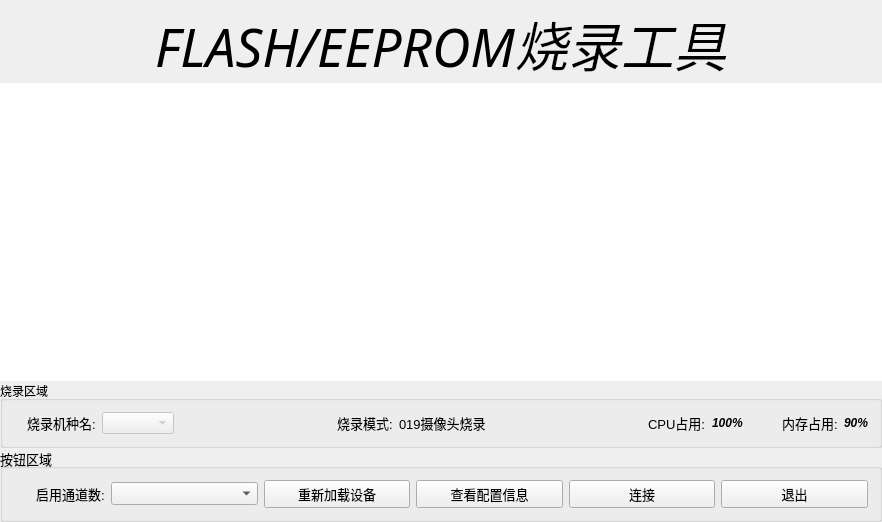
<?xml version="1.0" encoding="UTF-8"?>
<ui version="4.0">
 <class>MainDlg</class>
 <widget class="QWidget" name="MainDlg">
  <property name="geometry">
   <rect>
    <x>0</x>
    <y>0</y>
    <width>882</width>
    <height>522</height>
   </rect>
  </property>
  <property name="windowTitle">
   <string>Flash烧录工具</string>
  </property>
  <property name="styleSheet">
   <string notr="true"/>
  </property>
  <layout class="QVBoxLayout" name="verticalLayout">
   <property name="spacing">
    <number>0</number>
   </property>
   <property name="leftMargin">
    <number>0</number>
   </property>
   <property name="topMargin">
    <number>5</number>
   </property>
   <property name="rightMargin">
    <number>0</number>
   </property>
   <property name="bottomMargin">
    <number>0</number>
   </property>
   <item>
    <widget class="QLabel" name="title">
     <property name="font">
      <font>
       <family>楷体</family>
       <pointsize>40</pointsize>
       <italic>true</italic>
      </font>
     </property>
     <property name="styleSheet">
      <string notr="true">background-image: url(:/Images/Resources/Images/yishu_shuma.jpg);</string>
     </property>
     <property name="frameShape">
      <enum>QFrame::NoFrame</enum>
     </property>
     <property name="lineWidth">
      <number>2</number>
     </property>
     <property name="midLineWidth">
      <number>2</number>
     </property>
     <property name="text">
      <string>FLASH/EEPROM烧录工具</string>
     </property>
     <property name="alignment">
      <set>Qt::AlignCenter</set>
     </property>
    </widget>
   </item>
   <item>
    <widget class="QScrollArea" name="scrollArea">
     <property name="styleSheet">
      <string notr="true">background-color: rgb(255, 255, 255);</string>
     </property>
     <property name="frameShape">
      <enum>QFrame::NoFrame</enum>
     </property>
     <property name="frameShadow">
      <enum>QFrame::Plain</enum>
     </property>
     <property name="widgetResizable">
      <bool>true</bool>
     </property>
     <widget class="QWidget" name="scrollAreaWidgetContents">
      <property name="geometry">
       <rect>
        <x>0</x>
        <y>0</y>
        <width>882</width>
        <height>355</height>
       </rect>
      </property>
      <property name="styleSheet">
       <string notr="true"/>
      </property>
     </widget>
    </widget>
   </item>
   <item>
    <widget class="QGroupBox" name="groupBox_2">
     <property name="title">
      <string>烧录区域</string>
     </property>
     <layout class="QHBoxLayout" name="horizontalLayout_2">
      <item>
       <widget class="QLabel" name="label_9">
        <property name="text">
         <string/>
        </property>
        <property name="pixmap">
         <pixmap resource="FlashTool.qrc">:/Images/Resources/Images/chrome.ico</pixmap>
        </property>
       </widget>
      </item>
      <item>
       <widget class="QLabel" name="label_3">
        <property name="font">
         <font>
          <pointsize>10</pointsize>
          <weight>50</weight>
          <italic>false</italic>
          <bold>false</bold>
         </font>
        </property>
        <property name="text">
         <string>烧录机种名:</string>
        </property>
       </widget>
      </item>
      <item>
       <widget class="QComboBox" name="enableName">
        <property name="enabled">
         <bool>false</bool>
        </property>
       </widget>
      </item>
      <item>
       <spacer name="horizontalSpacer_2">
        <property name="orientation">
         <enum>Qt::Horizontal</enum>
        </property>
        <property name="sizeHint" stdset="0">
         <size>
          <width>40</width>
          <height>20</height>
         </size>
        </property>
       </spacer>
      </item>
      <item>
       <widget class="QLabel" name="label">
        <property name="text">
         <string/>
        </property>
        <property name="pixmap">
         <pixmap resource="FlashTool.qrc">:/Images/Resources/Images/type.ico</pixmap>
        </property>
       </widget>
      </item>
      <item>
       <widget class="QLabel" name="label_5">
        <property name="font">
         <font>
          <pointsize>10</pointsize>
          <weight>50</weight>
          <bold>false</bold>
         </font>
        </property>
        <property name="text">
         <string>烧录模式:</string>
        </property>
       </widget>
      </item>
      <item>
       <widget class="QLabel" name="burnMode">
        <property name="font">
         <font>
          <pointsize>10</pointsize>
         </font>
        </property>
        <property name="text">
         <string>019摄像头烧录</string>
        </property>
       </widget>
      </item>
      <item>
       <spacer name="horizontalSpacer">
        <property name="orientation">
         <enum>Qt::Horizontal</enum>
        </property>
        <property name="sizeHint" stdset="0">
         <size>
          <width>40</width>
          <height>20</height>
         </size>
        </property>
       </spacer>
      </item>
      <item>
       <widget class="QLabel" name="label_6">
        <property name="text">
         <string/>
        </property>
        <property name="pixmap">
         <pixmap resource="FlashTool.qrc">:/Images/Resources/Images/activity.ico</pixmap>
        </property>
       </widget>
      </item>
      <item>
       <widget class="QLabel" name="label_4">
        <property name="font">
         <font>
          <pointsize>10</pointsize>
         </font>
        </property>
        <property name="text">
         <string>CPU占用:</string>
        </property>
       </widget>
      </item>
      <item>
       <widget class="QLabel" name="cpuUsageRate">
        <property name="font">
         <font>
          <weight>75</weight>
          <italic>true</italic>
          <bold>true</bold>
         </font>
        </property>
        <property name="text">
         <string>100%</string>
        </property>
       </widget>
      </item>
      <item>
       <spacer name="horizontalSpacer_3">
        <property name="orientation">
         <enum>Qt::Horizontal</enum>
        </property>
        <property name="sizeType">
         <enum>QSizePolicy::Fixed</enum>
        </property>
        <property name="sizeHint" stdset="0">
         <size>
          <width>20</width>
          <height>20</height>
         </size>
        </property>
       </spacer>
      </item>
      <item>
       <widget class="QLabel" name="label_8">
        <property name="text">
         <string/>
        </property>
        <property name="pixmap">
         <pixmap resource="FlashTool.qrc">:/Images/Resources/Images/dash.ico</pixmap>
        </property>
       </widget>
      </item>
      <item>
       <widget class="QLabel" name="label_7">
        <property name="font">
         <font>
          <pointsize>10</pointsize>
         </font>
        </property>
        <property name="text">
         <string>内存占用:</string>
        </property>
       </widget>
      </item>
      <item>
       <widget class="QLabel" name="memUsageRate">
        <property name="font">
         <font>
          <weight>75</weight>
          <italic>true</italic>
          <bold>true</bold>
         </font>
        </property>
        <property name="text">
         <string>90%</string>
        </property>
       </widget>
      </item>
     </layout>
    </widget>
   </item>
   <item>
    <widget class="QGroupBox" name="groupBox">
     <property name="font">
      <font>
       <pointsize>10</pointsize>
      </font>
     </property>
     <property name="title">
      <string>按钮区域</string>
     </property>
     <layout class="QHBoxLayout" name="horizontalLayout">
      <item>
       <widget class="QLabel" name="label_10">
        <property name="sizePolicy">
         <sizepolicy hsizetype="Preferred" vsizetype="Preferred">
          <horstretch>0</horstretch>
          <verstretch>0</verstretch>
         </sizepolicy>
        </property>
        <property name="maximumSize">
         <size>
          <width>16</width>
          <height>16777215</height>
         </size>
        </property>
        <property name="text">
         <string/>
        </property>
        <property name="pixmap">
         <pixmap resource="FlashTool.qrc">:/Images/Resources/Images/chrome.ico</pixmap>
        </property>
       </widget>
      </item>
      <item>
       <widget class="QLabel" name="label_2">
        <property name="sizePolicy">
         <sizepolicy hsizetype="Fixed" vsizetype="Preferred">
          <horstretch>0</horstretch>
          <verstretch>0</verstretch>
         </sizepolicy>
        </property>
        <property name="font">
         <font>
          <pointsize>10</pointsize>
          <weight>50</weight>
          <bold>false</bold>
         </font>
        </property>
        <property name="text">
         <string>启用通道数:</string>
        </property>
       </widget>
      </item>
      <item>
       <widget class="QComboBox" name="enableChannel"/>
      </item>
      <item>
       <widget class="QPushButton" name="reload">
        <property name="font">
         <font>
          <pointsize>10</pointsize>
          <weight>50</weight>
          <bold>false</bold>
         </font>
        </property>
        <property name="styleSheet">
         <string notr="true"/>
        </property>
        <property name="text">
         <string>重新加载设备</string>
        </property>
        <property name="icon">
         <iconset resource="FlashTool.qrc">
          <normaloff>:/Images/Resources/Images/reload.png</normaloff>:/Images/Resources/Images/reload.png</iconset>
        </property>
       </widget>
      </item>
      <item>
       <widget class="QPushButton" name="setting">
        <property name="font">
         <font>
          <pointsize>10</pointsize>
          <weight>50</weight>
          <bold>false</bold>
         </font>
        </property>
        <property name="text">
         <string>查看配置信息</string>
        </property>
        <property name="icon">
         <iconset resource="FlashTool.qrc">
          <normaloff>:/Images/Resources/Images/book.ico</normaloff>:/Images/Resources/Images/book.ico</iconset>
        </property>
       </widget>
      </item>
      <item>
       <widget class="QPushButton" name="connect">
        <property name="font">
         <font>
          <pointsize>10</pointsize>
         </font>
        </property>
        <property name="text">
         <string>连接</string>
        </property>
        <property name="icon">
         <iconset resource="FlashTool.qrc">
          <normaloff>:/Images/Resources/Images/wifi.ico</normaloff>:/Images/Resources/Images/wifi.ico</iconset>
        </property>
       </widget>
      </item>
      <item>
       <widget class="QPushButton" name="exit">
        <property name="text">
         <string>退出</string>
        </property>
        <property name="icon">
         <iconset resource="FlashTool.qrc">
          <normaloff>:/Images/Resources/Images/exit.ico</normaloff>:/Images/Resources/Images/exit.ico</iconset>
        </property>
       </widget>
      </item>
     </layout>
    </widget>
   </item>
  </layout>
 </widget>
 <layoutdefault spacing="6" margin="11"/>
 <resources>
  <include location="FlashTool.qrc"/>
 </resources>
 <connections/>
</ui>
